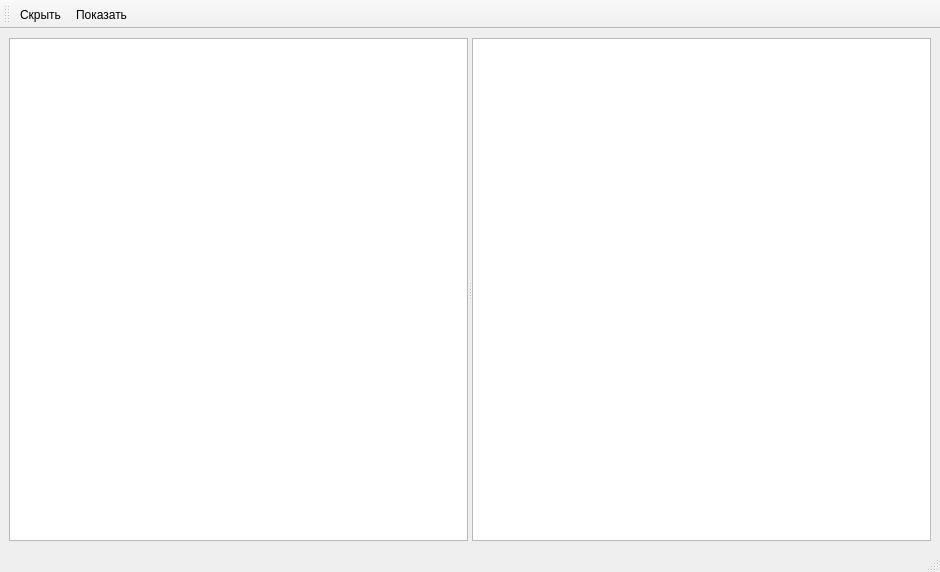
<?xml version="1.0" encoding="UTF-8"?>
<ui version="4.0">
 <class>MainWindow</class>
 <widget class="QMainWindow" name="MainWindow">
  <property name="geometry">
   <rect>
    <x>0</x>
    <y>0</y>
    <width>940</width>
    <height>572</height>
   </rect>
  </property>
  <property name="windowTitle">
   <string>MainWindow</string>
  </property>
  <widget class="QWidget" name="centralwidget">
   <layout class="QHBoxLayout" name="horizontalLayout">
    <item>
     <widget class="QSplitter" name="splitter">
      <property name="orientation">
       <enum>Qt::Horizontal</enum>
      </property>
      <widget class="QPlainTextEdit" name="plainTextEdit">
       <property name="font">
        <font>
         <pointsize>10</pointsize>
        </font>
       </property>
      </widget>
      <widget class="QTextBrowser" name="textBrowser">
       <property name="font">
        <font>
         <pointsize>10</pointsize>
        </font>
       </property>
      </widget>
     </widget>
    </item>
   </layout>
  </widget>
  <widget class="QMenuBar" name="menubar">
   <property name="geometry">
    <rect>
     <x>0</x>
     <y>0</y>
     <width>940</width>
     <height>21</height>
    </rect>
   </property>
  </widget>
  <widget class="QStatusBar" name="statusbar"/>
  <widget class="QToolBar" name="toolBar">
   <property name="windowTitle">
    <string>toolBar</string>
   </property>
   <attribute name="toolBarArea">
    <enum>TopToolBarArea</enum>
   </attribute>
   <attribute name="toolBarBreak">
    <bool>false</bool>
   </attribute>
   <addaction name="actionHide"/>
   <addaction name="actionShow"/>
  </widget>
  <action name="actionHide">
   <property name="text">
    <string>Скрыть</string>
   </property>
   <property name="shortcut">
    <string>Ctrl+1</string>
   </property>
  </action>
  <action name="actionShow">
   <property name="text">
    <string>Показать</string>
   </property>
   <property name="shortcut">
    <string>Ctrl+2</string>
   </property>
  </action>
 </widget>
 <resources/>
 <connections/>
</ui>
